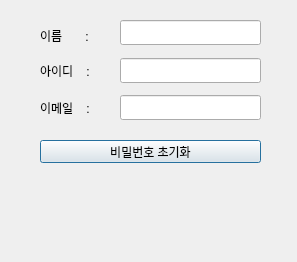
<?xml version="1.0" encoding="UTF-8"?>
<ui version="4.0">
 <class>Dialog</class>
 <widget class="QDialog" name="Dialog">
  <property name="geometry">
   <rect>
    <x>0</x>
    <y>0</y>
    <width>297</width>
    <height>262</height>
   </rect>
  </property>
  <property name="windowTitle">
   <string>Dialog</string>
  </property>
  <widget class="QLabel" name="label">
   <property name="geometry">
    <rect>
     <x>40</x>
     <y>26</y>
     <width>71</width>
     <height>20</height>
    </rect>
   </property>
   <property name="text">
    <string>이름       :</string>
   </property>
  </widget>
  <widget class="QLineEdit" name="email_edit">
   <property name="geometry">
    <rect>
     <x>120</x>
     <y>95</y>
     <width>141</width>
     <height>25</height>
    </rect>
   </property>
   <property name="echoMode">
    <enum>QLineEdit::Normal</enum>
   </property>
  </widget>
  <widget class="QPushButton" name="pushButton">
   <property name="geometry">
    <rect>
     <x>40</x>
     <y>140</y>
     <width>221</width>
     <height>23</height>
    </rect>
   </property>
   <property name="text">
    <string>비밀번호 초기화</string>
   </property>
  </widget>
  <widget class="QLabel" name="label_5">
   <property name="geometry">
    <rect>
     <x>40</x>
     <y>100</y>
     <width>71</width>
     <height>16</height>
    </rect>
   </property>
   <property name="text">
    <string>이메일    :</string>
   </property>
  </widget>
  <widget class="QLineEdit" name="name_edit">
   <property name="geometry">
    <rect>
     <x>120</x>
     <y>20</y>
     <width>141</width>
     <height>25</height>
    </rect>
   </property>
   <property name="echoMode">
    <enum>QLineEdit::Normal</enum>
   </property>
  </widget>
  <widget class="QLabel" name="label_6">
   <property name="geometry">
    <rect>
     <x>40</x>
     <y>63</y>
     <width>71</width>
     <height>16</height>
    </rect>
   </property>
   <property name="text">
    <string>아이디    :</string>
   </property>
  </widget>
  <widget class="QLineEdit" name="id_edit">
   <property name="geometry">
    <rect>
     <x>120</x>
     <y>58</y>
     <width>141</width>
     <height>25</height>
    </rect>
   </property>
   <property name="echoMode">
    <enum>QLineEdit::Normal</enum>
   </property>
  </widget>
  <widget class="QLabel" name="label_7">
   <property name="geometry">
    <rect>
     <x>20</x>
     <y>190</y>
     <width>261</width>
     <height>20</height>
    </rect>
   </property>
   <property name="text">
    <string/>
   </property>
  </widget>
  <widget class="QLabel" name="label_8">
   <property name="geometry">
    <rect>
     <x>20</x>
     <y>210</y>
     <width>261</width>
     <height>20</height>
    </rect>
   </property>
   <property name="text">
    <string/>
   </property>
  </widget>
 </widget>
 <resources/>
 <connections/>
</ui>
